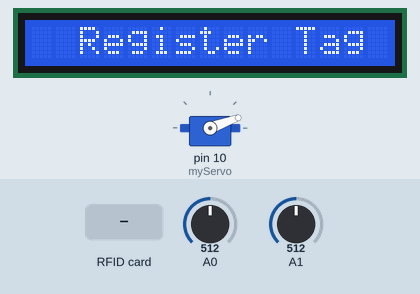
A sketch run on a simulated Arduino Uno, built with avr-gcc and run on an emulated ATmega328P. Shown: 15×1 character LCD, servo. The test bench sets the inputs (shaded band); at power-on: A1 = 512, A0 = 512.

Above: at 0.9 s.
1.0 s: RFID card 5E 7A 19 C4 held to the reader
At 2.2 s:
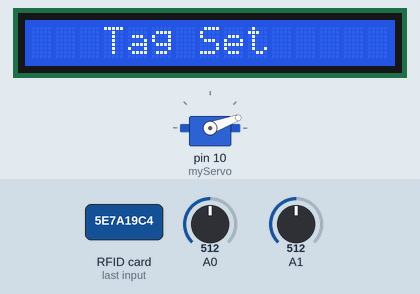
4.0 s: A1 set to 192
5.5 s: A1 set to 162
At 5.8 s:
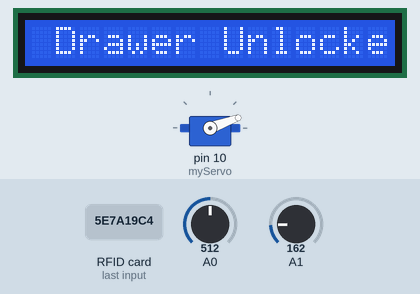
8.5 s: A1 set to 190
11.0 s: RFID card 5E 7A 19 C4 held to the reader
At 11.8 s:
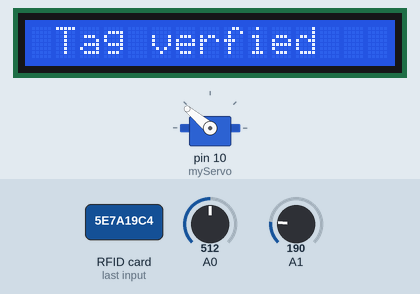
14.0 s: A1 set to 170
At 14.4 s:
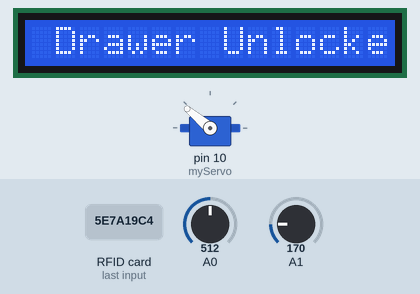
Timing chart, 0 to 17.0 s (numbered marks = the images above; inputs shaded):
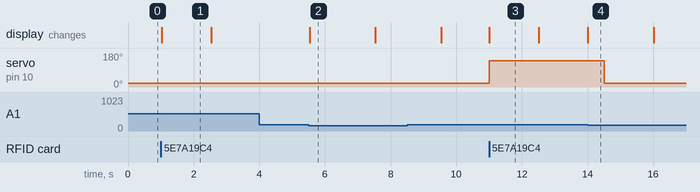

Measured:
- the behaviour switches between 181 and 180 on A1 (found by bisection; images 1 and 2)
- after the input at 1.0 s, the display: changes at once (image 1)
- after the input at 4.0 s, every drawn part: stays the same
- after the input at 5.5 s, the display: changes at once (image 2)
- after the input at 11.0 s, servo on pin 10 (myServo): 20° → 140° at once; the display: changes at once (image 3)
- after the input at 14.0 s, servo on pin 10 (myServo): 140° → 20° after 0.51 s; the display: changes at once (image 4)
- what the display in image 1 shows lasts 1.5 s, from 1.0 s to 2.5 s
- what the display in image 2 shows lasts 2.0 s, from 5.5 s to 7.5 s

The sketch:

rfidlock.ino
```cpp
#include <LiquidCrystal.h>
#include <SPI.h>
#include <Servo.h>
#include <MFRC522.h>


#define RST_PIN   8
#define SS_PIN    9

String cardId = "";
int totalTags = 0;
byte readtag[5];
char* myTags[80] = {};
boolean drawerunlocked = false;
int proximitySensor;
boolean tagVerfied = false;
boolean verfiedTag = false;


MFRC522 mfrc522(SS_PIN, RST_PIN);
Servo myServo; // Servo motor
LiquidCrystal lcd(1, 2, 3, 4, 5, 6); //Parameters)


void setup() {

  SPI.begin();        // Initiating SPI bus
  mfrc522.PCD_Init(); //  Initiating MFRC522
  lcd.begin(15, 1);   // Initiating LCD screen
  myServo.attach(10);  // Initiating Servo motor

  myServo.write(20); //lock position of the server


  lcd.print("  Welcome John"); // Disply Welcome John on the screen
  lcd.setCursor(0, 1);
  lcd.print("  Register Tag"); // Disply Register Tag on the screen

  // waiting for master card to be scanned
  while (!tagVerfied) {
    tagVerfied = getID();
    if ( tagVerfied == true) {
      cardId[totalTags] = strdup(cardId.c_str()); // Sets the master tag into position 0 in the array
      lcd.clear();
      lcd.setCursor(0, 0);
      lcd.print("   Tag Set");
      totalTags++;
    }
  }
  tagVerfied = false;
  printNormalModeMessage();
}

void loop() {
  int proximitySensor = analogRead(A1);
  // if the drawer is closed
  if (proximitySensor > 180) {
    if ( ! mfrc522.PICC_IsNewCardPresent()) {
      return;
    }
    if ( ! mfrc522.PICC_ReadCardSerial()) {
      return;
    }
    cardId = "";

    // The MIFARE PICCs that we use have 4 byte UID
    for ( uint8_t i = 0; i < 4; i++) {  //
      readtag[i] = mfrc522.uid.uidByte[i];
      cardId.concat(String(mfrc522.uid.uidByte[i], HEX)); // Adds the 4 bytes in a single String variable
    }
    cardId.toUpperCase();
    mfrc522.PICC_HaltA(); // Stop reading

    verfiedTag = false;
    // Checks whether the scanned tag is the master tag
    if (cardId == myTags[0]) {
      lcd.clear();
      lcd.print("    Setting");
      lcd.setCursor(0, 1);
      lcd.print(" Add/Remove Tag");
      while (!tagVerfied) {
        tagVerfied = getID();
        if ( tagVerfied == true) {
          for (int i = 0; i < 100; i++) {
            if (cardId == myTags[i]) {
              myTags[i] = "";
              lcd.clear();
              lcd.setCursor(0, 0);
              lcd.print("  Tag Removed ");
              printNormalModeMessage();
              return;
            }
          }
          cardId[totalTags] = strdup(cardId.c_str());
          lcd.clear();
          lcd.setCursor(0, 0);
          lcd.print("   Tag Added!");
          printNormalModeMessage();
          totalTags++;
          return;
        }
      }
    }
    tagVerfied = false;
    // Checks whether the scanned tag is authorized
    for (int i = 0; i < 100; i++) {
      if (cardId == myTags[i]) {
        lcd.clear();
        lcd.setCursor(0, 0);
        lcd.print(" Tag verfied");
        myServo.write(140); // Unlocks the door
        printNormalModeMessage();
        verfiedTag = true;
      }
    }
    if (verfiedTag == false) {
      lcd.clear();
      lcd.setCursor(0, 0);
      lcd.print(" Access Denied");
      printNormalModeMessage();
    }
  }
  // If door is open...
  else {
    lcd.clear();
    lcd.setCursor(0, 0);
    lcd.print(" Drawer Unlocked");
    while (!drawerunlocked) {
      proximitySensor = analogRead(A0);
      if (proximitySensor > 200) {
        drawerunlocked = true;
      }
    }
    drawerunlocked = false;
    delay(500);
    myServo.write(20); // Locks the door
    printNormalModeMessage();
  }
}

uint8_t getID() {
  // Getting ready for Reading PICCs
  if ( ! mfrc522.PICC_IsNewCardPresent()) { //If a new PICC placed to RFID reader continue
    return 0;
  }
  if ( ! mfrc522.PICC_ReadCardSerial()) {   //Since a PICC placed get Serial and continue
    return 0;
  }
  cardId = "";
  for ( uint8_t i = 0; i < 4; i++) {  // The MIFARE PICCs that we use have 4 byte UID
    readtag[i] = mfrc522.uid.uidByte[i];
    cardId.concat(String(mfrc522.uid.uidByte[i], HEX)); // Adds the 4 bytes in a single String variable
  }
  cardId.toUpperCase();
  mfrc522.PICC_HaltA(); // Stop reading
  return 1;
}

void printNormalModeMessage() {
  delay(1500);
  lcd.clear();
  lcd.print("      John");
  lcd.setCursor(0, 1);
  lcd.print(" Scan Your Tag");
}
```
